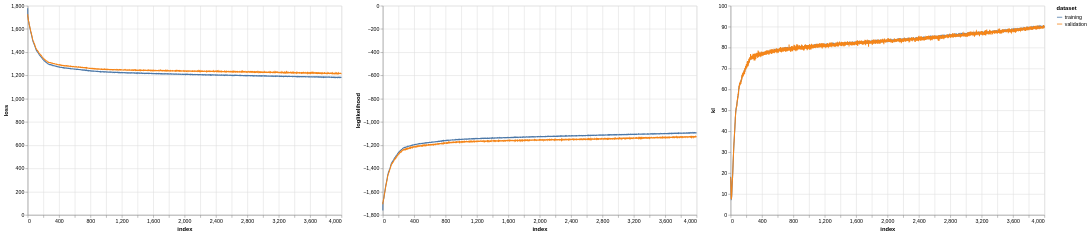

Notebook code cell kept with this figure:
### Markdown cell above
# Training curves

### Code cell
def metric_chart(df: pd.DataFrame, metric: str):

    sub_df = df.loc[:,[('training', metric), ('validation', metric)]]
    sub_df.columns = sub_df.columns.get_level_values(0)
    chart = alt.Chart(
        sub_df.reset_index()
    ).transform_fold(
        sub_df.columns.to_list(), ['dataset', metric]
    ).mark_line().encode(
        x='index:Q', y=f'{metric}:Q', color='dataset:N'
    ).properties(width=600, height=400)

    return chart

metric_chart(results_df, 'loss') | metric_chart(results_df, 'loglikelihood') | metric_chart(results_df, 'kl')

### Figure 1 — Vega-Lite specification as saved in the notebook (floating-point values rounded to 4 significant figures; data arrays with more than 128 entries replaced by an {"elided": "..."} marker saying what was removed)
{"config": {"view": {"continuousWidth": 300, "continuousHeight": 300}}, "hconcat": [{"data": {"name": "data-6a1dca04d4913f6dcaeeed52029ea455"}, "mark": {"type": "line"}, "encoding": {"color": {"field": "dataset", "type": "nominal"}, "x": {"field": "index", "type": "quantitative"}, "y": {"field": "loss", "type": "quantitative"}}, "height": 400, "transform": [{"fold": ["training", "validation"], "as": ["dataset", "loss"]}], "width": 600}, {"data": {"name": "data-a8836ccabce7d8dd2b963e5af5565883"}, "mark": {"type": "line"}, "encoding": {"color": {"field": "dataset", "type": "nominal"}, "x": {"field": "index", "type": "quantitative"}, "y": {"field": "loglikelihood", "type": "quantitative"}}, "height": 400, "transform": [{"fold": ["training", "validation"], "as": ["dataset", "loglikelihood"]}], "width": 600}, {"data": {"name": "data-f0a79997984ff902eb663a5046ee9b38"}, "mark": {"type": "line"}, "encoding": {"color": {"field": "dataset", "type": "nominal"}, "x": {"field": "index", "type": "quantitative"}, "y": {"field": "kl", "type": "quantitative"}}, "height": 400, "transform": [{"fold": ["training", "validation"], "as": ["dataset", "kl"]}], "width": 600}], "$schema": "https://vega.github.io/schema/vega-lite/v5.8.0.json", "datasets": {"data-6a1dca04d4913f6dcaeeed52029ea455": {"elided": "4000 records"}, "data-a8836ccabce7d8dd2b963e5af5565883": {"elided": "4000 records"}, "data-f0a79997984ff902eb663a5046ee9b38": {"elided": "4000 records"}}}
